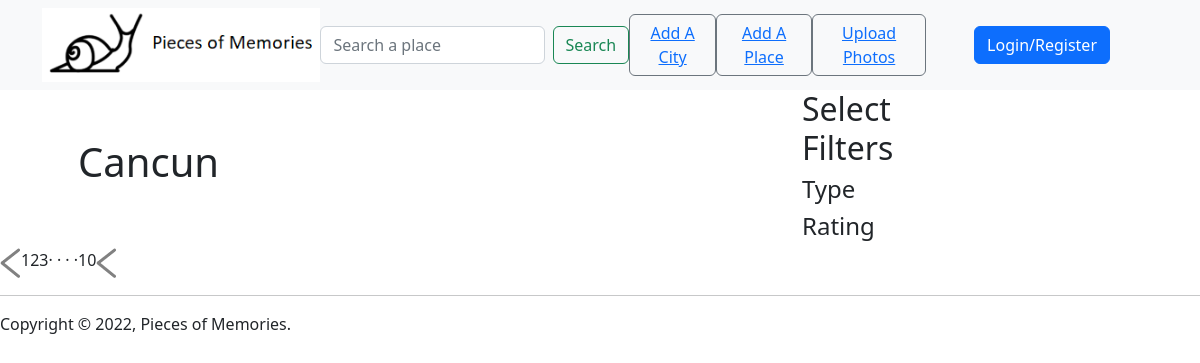
Page /city/1/ on the earlier database version.
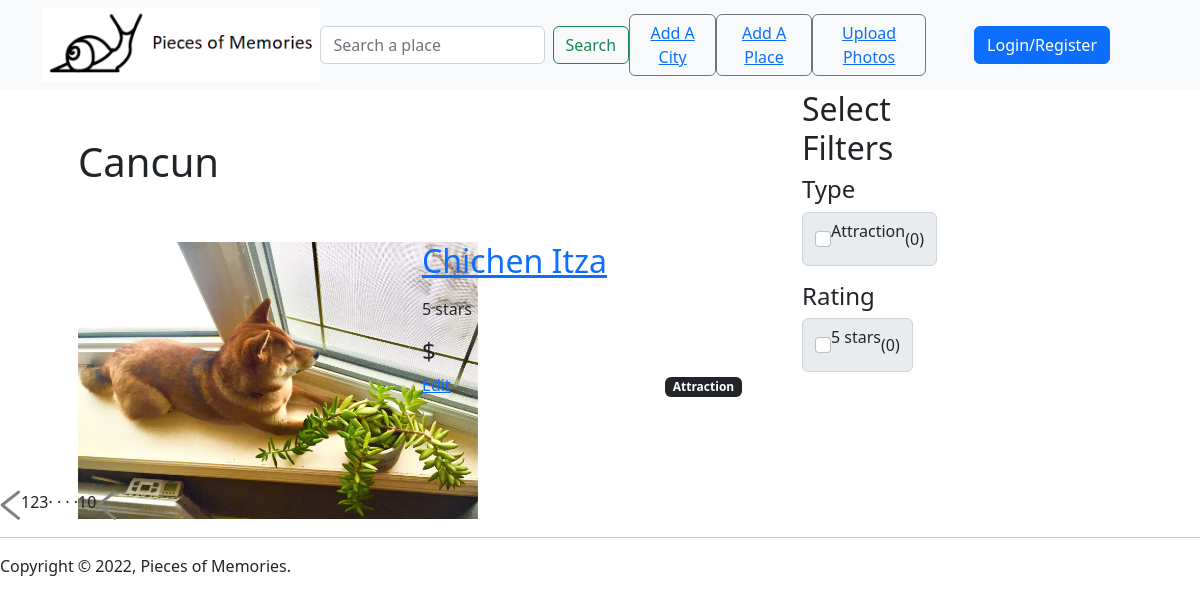
Same page on the later database version.
### base/models.py (models this page shows, shortened)
class Place(models.Model):
    user = models.ForeignKey(User, on_delete=models.CASCADE)
    name = models.CharField(max_length=200)
    city = models.ForeignKey(City, on_delete=models.CASCADE)
    tag = models.CharField(max_length=50)
    price = models.CharField(max_length=50, null=True)
    rating = models.CharField(max_length=50, null=True)
    updated = models.DateTimeField(auto_now=True)
    created = models.DateTimeField(auto_now_add=True)
    comment = models.TextField(null=True, blank=True)

### base/views.py (the view)
# urls.py: path('city/<str:pk>/', views.city, name='city'),
def city(request, pk):
    city = City.objects.get(id=pk)
    city_places = city.place_set.all().order_by('-created')
    context = {
        'city':city,
        'places': city_places,
    }
    return render(request, 'base/cityPage.html', context)

### base/templates/base/cityPage.html (shortened to what this page needs)
{% extends 'main.html' %}
{% load static %}
{% block content %}
<div class="container">
    <div class="row">
        <div class="col-8 px-5">
            <h1 class="pt-5">{{city.name}}</h1>
            <div class="row">
                {% for place in places %}
                    <div class="col-md-6 py-5">
                        <div class="mh-100" style="width: 400px; height: 200px;">
                            <img src="{% static 'images/3.jpg' %}" class="img-fluid">
                        </div>
                    </div>
                    <div class="col-md-6 py-5">
                        <h2><a href="{% url 'place' place.id %}">{{place.name}}</a></h2>
                        <div class="place-price">
                            <p>{{place.rating}}</p>
                            <h4>{{place.price}}</h4>
                        </div>
                        <div class="float-end">
                            <span class="badge text-bg-dark">{{place.tag}}</span>
                        </div>
                        <div>
                            <a href="{% url 'update-place' place.id %}">Edit</a>
                        </div>
                    </div>
                {% endfor %}
            </div>
        </div>
        <div class="col-2 pl-5">
            <h2>Select Filters</h2>
            <h4>Type</h4>
            {% for place in places %}
            <div class="input-group mb-3">
                <div class="input-group-text">
                    <input class="form-check-input mt-0" type="checkbox" value="">
                    <p>{{place.tag}}</p> <span>(0)</span>
                </div>
            </div>
            {% endfor %}
            <h4>Rating</h4>
            {% for place in places %}
            <div class="input-group mb-3">
                <div  class="input-group-text">
                    <input class="form-check-input mt-0" type="checkbox" value="">
                    <p>{{place.rating}}</p> <span>(0)</span>
                </div>
            </div>
            {% endfor %}
        </div>
    </div>
</div>
<div class="pagination">
    <img src="{% static 'images/arrow.png' %}">
    <span class="current">1</span>
    <span>2</span>
    <span>3</span>
    <span>&middot; &middot; &middot; &middot;</span>
    <span>10</span>
    <img src="{% static 'images/arrow.png' %}" class="right-arrow">
</div>
{% endblock %}

Differences in the rows shown:
added Place: name "Chichen Itza", rating "5 stars", price "$", tag "Attraction"
